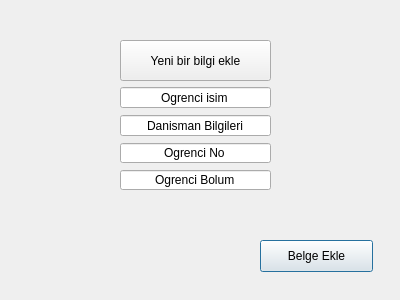
<?xml version="1.0" encoding="UTF-8"?>
<ui version="4.0">
 <class>Dialog</class>
 <widget class="QDialog" name="Dialog">
  <property name="geometry">
   <rect>
    <x>0</x>
    <y>0</y>
    <width>400</width>
    <height>300</height>
   </rect>
  </property>
  <property name="windowTitle">
   <string>Dialog</string>
  </property>
  <widget class="QPushButton" name="btnAddDoc">
   <property name="geometry">
    <rect>
     <x>260</x>
     <y>240</y>
     <width>113</width>
     <height>32</height>
    </rect>
   </property>
   <property name="text">
    <string>Belge Ekle</string>
   </property>
  </widget>
  <widget class="QLineEdit" name="txtOgrenciName">
   <property name="geometry">
    <rect>
     <x>120</x>
     <y>87</y>
     <width>151</width>
     <height>21</height>
    </rect>
   </property>
   <property name="layoutDirection">
    <enum>Qt::LeftToRight</enum>
   </property>
   <property name="text">
    <string>Ogrenci isim</string>
   </property>
   <property name="alignment">
    <set>Qt::AlignCenter</set>
   </property>
  </widget>
  <widget class="QLineEdit" name="txtDanismanBilgileri">
   <property name="geometry">
    <rect>
     <x>120</x>
     <y>115</y>
     <width>151</width>
     <height>21</height>
    </rect>
   </property>
   <property name="text">
    <string>Danisman Bilgileri</string>
   </property>
   <property name="alignment">
    <set>Qt::AlignCenter</set>
   </property>
  </widget>
  <widget class="QLineEdit" name="txtOgrenciNo">
   <property name="geometry">
    <rect>
     <x>120</x>
     <y>143</y>
     <width>151</width>
     <height>20</height>
    </rect>
   </property>
   <property name="text">
    <string>Ogrenci No</string>
   </property>
   <property name="alignment">
    <set>Qt::AlignCenter</set>
   </property>
   <property name="dragEnabled">
    <bool>false</bool>
   </property>
   <property name="placeholderText">
    <string notr="true">ogrenci no</string>
   </property>
   <property name="cursorMoveStyle">
    <enum>Qt::LogicalMoveStyle</enum>
   </property>
  </widget>
  <widget class="QPushButton" name="btnNewInfo">
   <property name="geometry">
    <rect>
     <x>120</x>
     <y>40</y>
     <width>151</width>
     <height>41</height>
    </rect>
   </property>
   <property name="text">
    <string>Yeni bir bilgi ekle</string>
   </property>
  </widget>
  <widget class="QLineEdit" name="txtOgrenciBolum">
   <property name="geometry">
    <rect>
     <x>120</x>
     <y>170</y>
     <width>151</width>
     <height>20</height>
    </rect>
   </property>
   <property name="text">
    <string>Ogrenci Bolum</string>
   </property>
   <property name="alignment">
    <set>Qt::AlignCenter</set>
   </property>
  </widget>
 </widget>
 <resources/>
 <connections/>
</ui>
